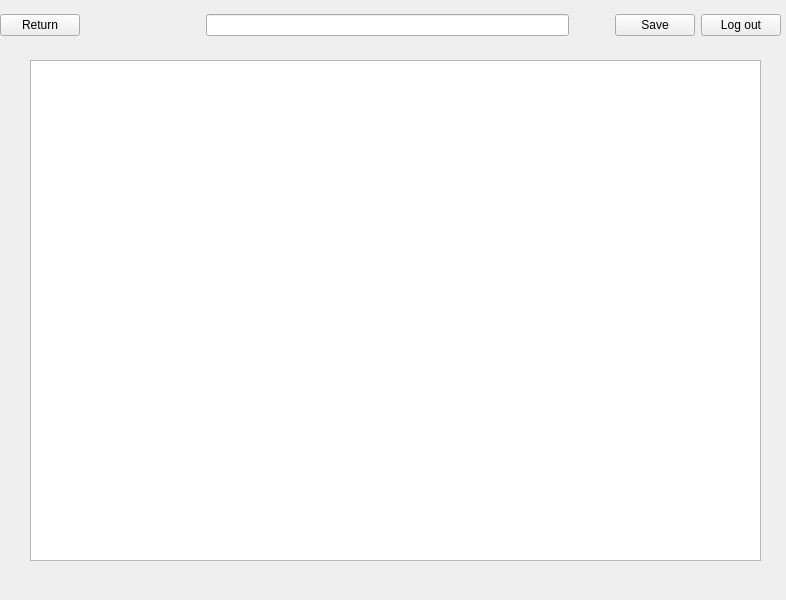
<?xml version="1.0" encoding="UTF-8"?>
<ui version="4.0">
 <class>MainWindow</class>
 <widget class="QMainWindow" name="MainWindow">
  <property name="geometry">
   <rect>
    <x>0</x>
    <y>0</y>
    <width>786</width>
    <height>600</height>
   </rect>
  </property>
  <property name="windowTitle">
   <string>MainWindow</string>
  </property>
  <widget class="QWidget" name="centralwidget">
   <widget class="QWidget" name="horizontalLayoutWidget">
    <property name="geometry">
     <rect>
      <x>0</x>
      <y>0</y>
      <width>781</width>
      <height>51</height>
     </rect>
    </property>
    <layout class="QHBoxLayout" name="horizontalLayout">
     <item>
      <widget class="QPushButton" name="pushButton_Return">
       <property name="text">
        <string>Return</string>
       </property>
      </widget>
     </item>
     <item>
      <spacer name="horizontalSpacer">
       <property name="orientation">
        <enum>Qt::Horizontal</enum>
       </property>
       <property name="sizeType">
        <enum>QSizePolicy::Fixed</enum>
       </property>
       <property name="sizeHint" stdset="0">
        <size>
         <width>120</width>
         <height>20</height>
        </size>
       </property>
      </spacer>
     </item>
     <item>
      <widget class="QLineEdit" name="lineEdit_title">
       <property name="autoFillBackground">
        <bool>false</bool>
       </property>
      </widget>
     </item>
     <item>
      <spacer name="horizontalSpacer_2">
       <property name="orientation">
        <enum>Qt::Horizontal</enum>
       </property>
       <property name="sizeType">
        <enum>QSizePolicy::Fixed</enum>
       </property>
       <property name="sizeHint" stdset="0">
        <size>
         <width>40</width>
         <height>20</height>
        </size>
       </property>
      </spacer>
     </item>
     <item>
      <widget class="QPushButton" name="pushButton_save">
       <property name="text">
        <string>Save</string>
       </property>
      </widget>
     </item>
     <item>
      <widget class="QPushButton" name="pushButton_LogOut">
       <property name="text">
        <string>Log out</string>
       </property>
      </widget>
     </item>
    </layout>
   </widget>
   <widget class="QTextEdit" name="textEdit_text">
    <property name="geometry">
     <rect>
      <x>30</x>
      <y>60</y>
      <width>731</width>
      <height>501</height>
     </rect>
    </property>
   </widget>
  </widget>
 </widget>
 <resources/>
 <connections/>
</ui>
